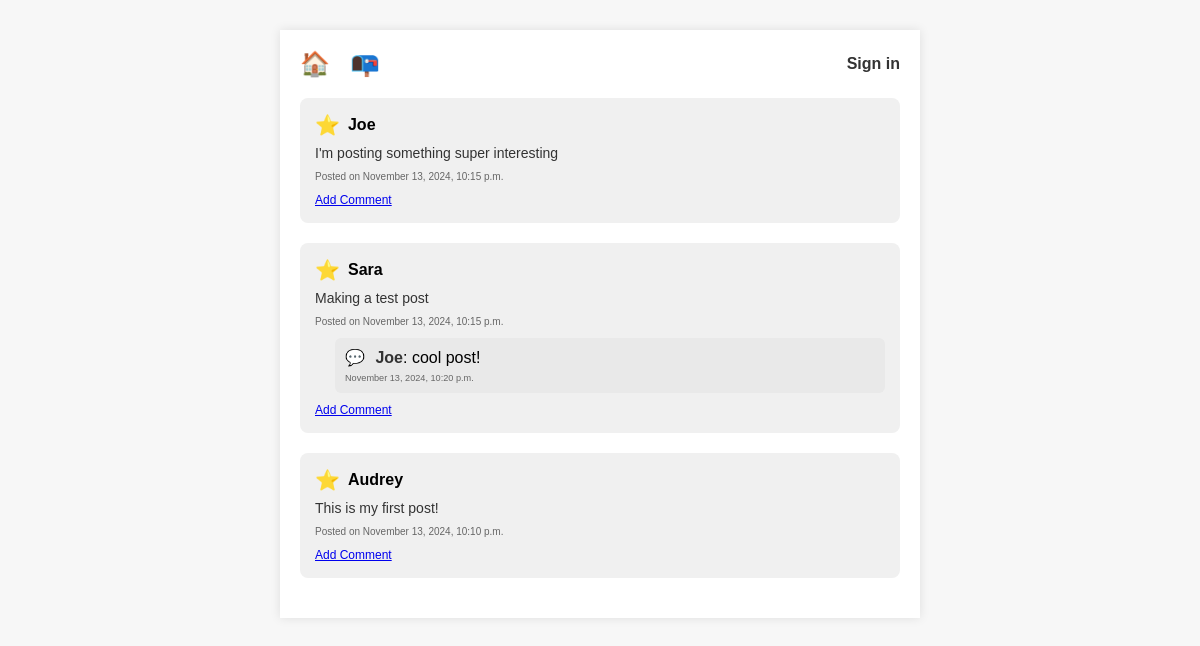
Before: / with the older database file.
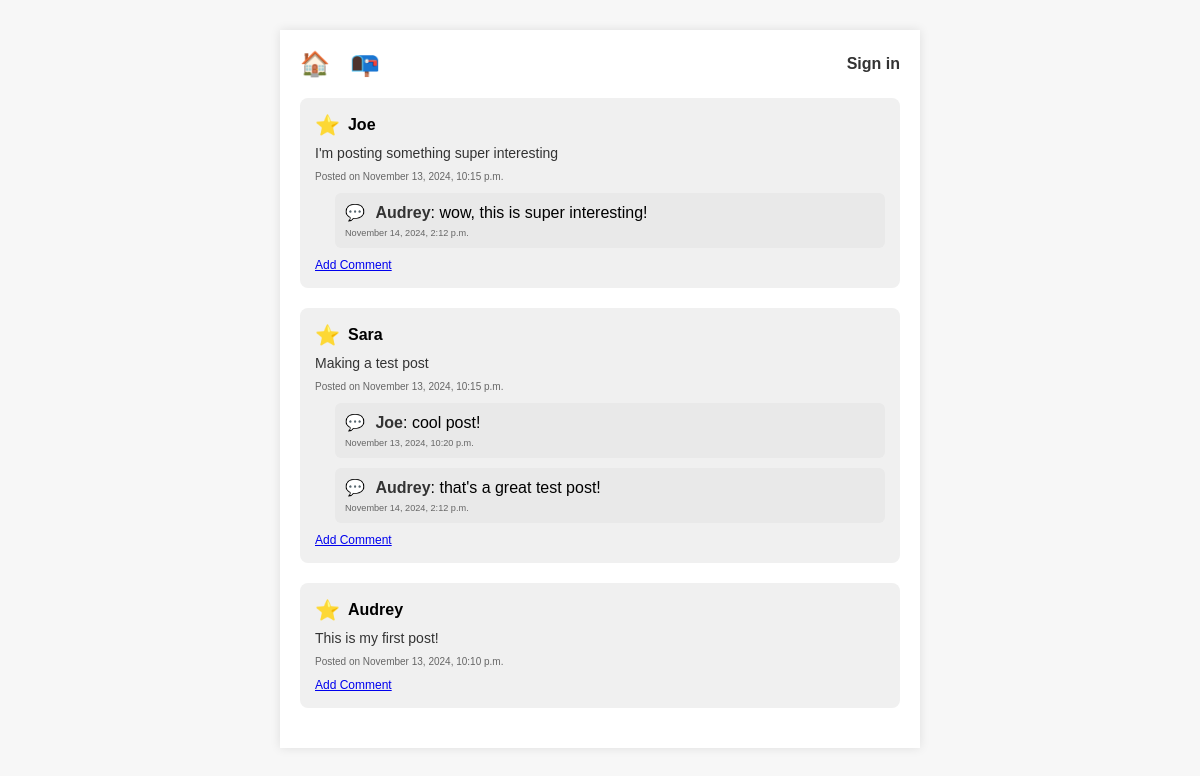
After: the same page with the newer database file.
### intro_app/models.py (models this page shows, shortened)
class Post(models.Model):
    post_id = models.AutoField(primary_key=True)
    contents = models.TextField()
    user = models.ForeignKey('intro_app.User', on_delete=models.CASCADE, related_name='posts')
    created_at = models.DateTimeField(default=timezone.now)

class User(AbstractBaseUser, PermissionsMixin):
    user_id = models.AutoField(primary_key=True)
    email = models.EmailField(unique=True, max_length=255, null=True, blank=True)
    name = models.CharField(max_length=255, null=True, blank=True)
    admin = models.BooleanField(default=False)
    is_staff = models.BooleanField(default=False)
    is_active = models.BooleanField(default=True)
    password = models.CharField(max_length=128)
    objects = CustomUserManager()
    USERNAME_FIELD = 'email'
    REQUIRED_FIELDS = []

class Comment(models.Model):
    comment_id = models.AutoField(primary_key=True)
    contents = models.TextField()
    user = models.ForeignKey('intro_app.User', on_delete=models.CASCADE, related_name='comments')
    post = models.ForeignKey('intro_app.Post', on_delete=models.CASCADE, related_name='comments')
    created_at = models.DateTimeField(default=timezone.now)

### intro_app/views.py (the view)
# urls.py: path('', views.view_posts, name='home')
def view_posts(request):
    posts = Post.objects.all().order_by("-created_at")
    comment_form = forms.CommentForm() #initialize the comment form
    return render(request, 'intro_app/home.html', {'posts': posts, 'form' : comment_form})

### intro_app/templates/intro_app/home.html (shortened to what this page needs)
<!DOCTYPE html>
<html lang="en">
<head>
</head>
<body>
    <div class="container">
        <div class="navbar">
            <a href="/" class="nav-item">🏠</a>
            <a href="/new_post/" class="nav-item">📭</a>
            {% if not request.user.is_authenticated %}
            <a href="/login/" class="sign-in">Sign in</a>
            {% endif %}
        </div>
        {% for post in posts %}
        <div class="post">
            <div class="user-info">
                <span class="icon">⭐</span>
                <span class="username">{{ post.user.name }}</span>
            </div>
            <div class="post-content">
                {{ post.contents }}
            </div>
            <div class="post-date">
                <small>Posted on {{ post.created_at|date:"F j, Y, g:i a" }}</small>
            </div>
            {% for comment in post.comments.all %}
            <div class="comment">
                <span class="icon">💬</span>
                <span class="username">{{ comment.user.name }}</span>: {{ comment.contents }}
                <div class="comment-date">
                    <small>{{ comment.created_at|date:"F j, Y, g:i a" }}</small>
                </div>
            </div>
            {% endfor %}
            <a class="add_comment" href="javascript:void(0);" onclick="showCommentForm('{{ post.post_id }}')">Add Comment</a>
        </div>
        {% endfor %}
    </div>
</body>
</html>

### intro_app/templates/intro_app/home.html (style rules this page uses)
body { font-family: Arial, sans-serif; background-color: #f7f7f7; margin: 0; padding: 0; display: flex; justify-content: center; }
.container { width: 100%; max-width: 600px; padding: 20px; background-color: #ffffff; box-shadow: 0px 0px 10px rgba(0, 0, 0, 0.1); margin-top: 30px; }
.navbar { display: flex; justify-content: space-between; align-items: center; margin-bottom: 20px; gap: 20px; }
.nav-item { font-size: 24px; text-decoration: none; }
.sign-in { margin-left: auto; text-decoration: none; color: #333; font-weight: bold; }
.post { background-color: #f0f0f0; padding: 15px; border-radius: 8px; margin-bottom: 20px; }
.user-info { display: flex; align-items: center; margin-bottom: 8px; }
.icon { font-size: 20px; margin-right: 8px; }
.username { font-weight: bold; }
.post-content { font-size: 14px; color: #333; margin-bottom: 8px; }
.post-date { font-size: 12px; color: #666; }
.comment { background-color: #e9e9e9; padding: 10px; border-radius: 6px; margin-top: 10px; margin-left: 20px; }
.comment .icon { font-size: 16px; margin-right: 6px; color: #333; }
.comment .username { font-weight: bold; color: #333; }
.comment-date { font-size: 11px; color: #666; margin-top: 4px; }
.add_comment { display: inline-block; font-size: 12px; margin-top: 10px; }

Changed rows visible on the page:
added Comment: user.name "Audrey", contents "wow, this is super interesting!", created_at "November 14, 2024, 2:12 p.m.", shown under Post "I'm posting something super interesting"
added Comment: user.name "Audrey", contents "that's a great test post!", created_at "November 14, 2024, 2:12 p.m.", shown under Post "Making a test post"
